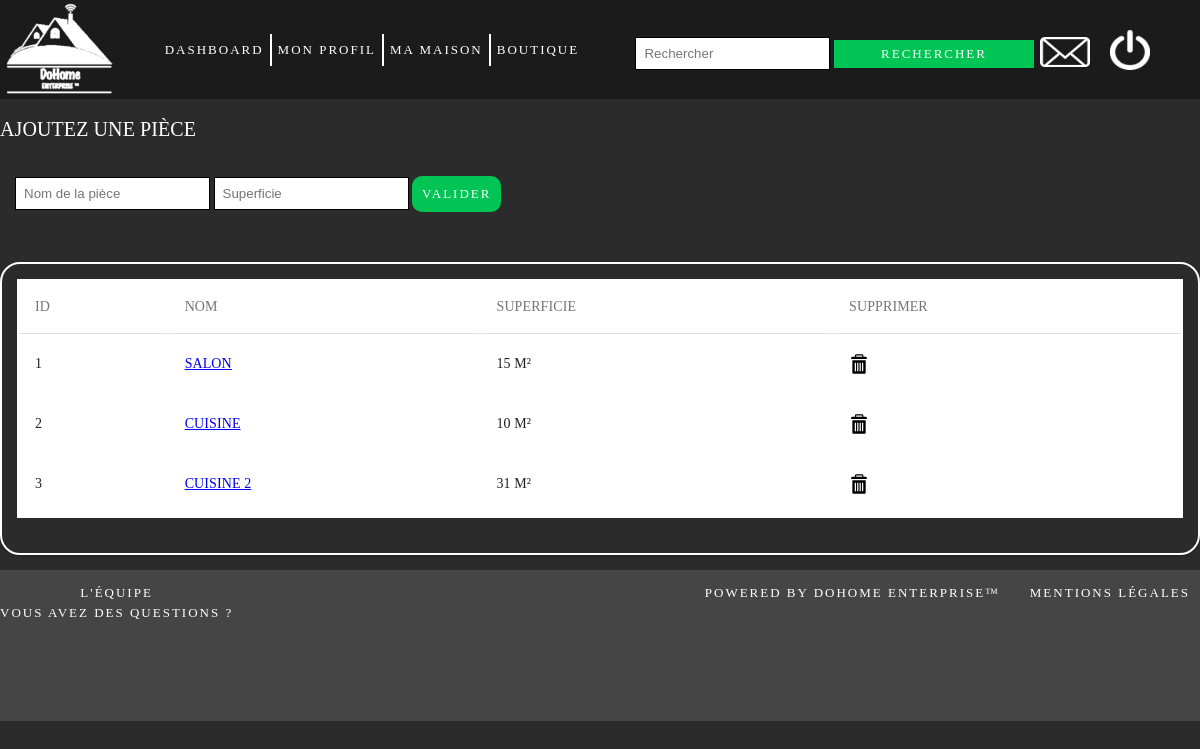
The page /controller/piece.php?maison=1 (signed in) on the database its author committed.
### tables this page shows
CREATE TABLE `pieces` (
  `ID_pieces` int(11) NOT NULL,
  `ID_Maison` int(11) NOT NULL,
  `Nom` text NOT NULL,
  `superficie` int(11) DEFAULT NULL
);

### modele/piece.php (called while the page is built, shortened)
<?php
function getPiecesfromMaison(PDO $dbh, $idmaison)
{
    $query = "SELECT ID_pieces,Nom, superficie FROM pieces WHERE ID_Maison =:idmaison";
    $sql = $dbh->prepare($query);
    $sql->execute(['idmaison' => $idmaison]);
    $data = $sql->fetchAll();
    return $data;
}

### vue/mes_pieces.php (the view, shortened to what this page needs)
<!DOCTYPE html>
<html lang="fr">
<head>
    <link rel="stylesheet" href="../css/maison.css"/>
    <link rel="stylesheet" href="../css/tableau.css"/>
</head>
<?php include("haut_de_page.php"); ?>
<body>
<br>
<intro>Ajoutez une pièce</intro>
<div class="connexion-inscription">
    <form method="POST" action="../controller/piece.php?maison=<?php echo $idmaison ?>">
        <input id="case" type="text" name="nom_piece" placeholder="Nom de la pièce" required/>
        <input id="case" type="text" name="superficie" placeholder="Superficie" required/>
        <input id="bouton4" type="submit" name="envoi" value="Valider"/>
    </form>
</div>
<br>
<div>
    <div class="table-responsive-vertical shadow-z-1">
        <table id="table" class="table table-hover table-mc-light-blue">
            <thead>
            <tr>
                <th>ID</th>
                <th>Nom</th>
                <th>Superficie</th>
                <th>Supprimer</th>
            </thead>
            <tbody>
            <?php
            foreach ($piece as $row) {
                ?>
                <tr>
                    <td data-title="ID"><?php echo $row['ID_pieces'] ?></td>
                    <td data-title="Nom">
                        <a href="../controller/piece.php?piece=<?php echo $row['ID_pieces'] ?>&maison=<?php echo $idmaison ?>"> <?php echo $row['Nom'] ?> </a>
                    </td>
                    <td data-title="Superficie"><?php echo $row['superficie'] ?> m²</td>
                    <td data-title="Supprimer"><a href="../controller/piece.php$suppr=<?php echo $row['ID_pieces'] ?>">
                            <img border="0" alt="supprimer" src="../vue/img/img_96165.svg" width="20" height="20">
                        </a></td>
                </tr>
                <?php
            }
            ?>
            </tbody>
        </table>
    </div>
</body>
<?php include("bas_de_page.php"); ?>
</html>

### css/maison.css (style rules this page uses)
intro { font-family: "PT Sans"; text-transform: uppercase; color: white; font-size: 20px; }
#bouton4 { width: auto; font-family: "PT Sans"; text-transform: uppercase; letter-spacing: 2px; background-color: #00c555; color: white; border-radius: 10px; border: 2px solid #00c555; font-size: 13px; padding:8px; }

### css/tableau.css (style rules this page uses)
.table-responsive-vertical { border-radius: 20px; width: auto; height: auto; border: 2px solid white; padding: 15px; margin: 15px; text-align: center; horizontal-align: middle; overflow: auto; margin-left: 0; margin-right: 0; font-family: "PT Sans"; text-transform: uppercase; }
#case { border: 1px solid black; padding: 8px; }
.connexion-inscription { margin:15px; }
*, *:after, *:before { -webkit-box-sizing: border-box; -moz-box-sizing: border-box; box-sizing: border-box; }
html, body { position: relative; min-height: 100%; height: 100%; }
html { position: relative; overflow-x: hidden; padding: 0; min-height: 100%; font-size: 62.5%; }
body { font-family: 'RobotoDraft', 'Roboto', 'Helvetica Neue, Helvetica, Arial', sans-serif; font-style: normal; font-weight: 300; font-size: 1.4rem; line-height: 2rem; letter-spacing: 0.01rem; color: #212121; background-color: #f5f5f5; -webkit-font-smoothing: antialiased; -moz-osx-font-smoothing: grayscale; text-rendering: optimizeLegibility; }
.shadow-z-1 { -webkit-box-shadow: 0 1px 3px 0 rgba(0, 0, 0, 0.12), 0 1px 2px 0 rgba(0, 0, 0, 0.24); -moz-box-shadow: 0 1px 3px 0 rgba(0, 0, 0, 0.12), 0 1px 2px 0 rgba(0, 0, 0, 0.24); box-shadow: 0 1px 3px 0 rgba(0, 0, 0, 0.12), 0 1px 2px 0 rgba(0, 0, 0, 0.24); }
.table { width: 100%; max-width: 100%; margin-bottom: 2rem; background-color: #fff; }
.table > thead > tr, .table > tbody > tr, .table > tfoot > tr { -webkit-transition: all 0.3s ease; -o-transition: all 0.3s ease; transition: all 0.3s ease; }
.table > thead > tr > th, .table > tbody > tr > th, .table > tfoot > tr > th, .table > thead > tr > td, .table > tbody > tr > td, .table > tfoot > tr > td { text-align: left; padding: 1.6rem; vertical-align: top; border-top: 0; -webkit-transition: all 0.3s ease; -o-transition: all 0.3s ease; transition: all 0.3s ease; }
.table > thead > tr > th { font-weight: 400; color: #757575; vertical-align: bottom; border-bottom: 1px solid rgba(0, 0, 0, 0.12); }
.table > caption + thead > tr:first-child > th, .table > colgroup + thead > tr:first-child > th, .table > thead:first-child > tr:first-child > th, .table > caption + thead > tr:first-child > td, .table > colgroup + thead > tr:first-child > td, .table > thead:first-child > tr:first-child > td { border-top: 0; }

### css/haut_bas_de_page.css (style rules this page uses)
body { background-size: cover; background-image: linear-gradient(to bottom right, #2b2b2b, #2b2b2b); margin: 0; height: auto; width: 100%; }

### rows shown on the page
pieces: ID_pieces "1", Nom "SALON", superficie "15"
pieces: ID_pieces "2", Nom "CUISINE", superficie "10"
pieces: ID_pieces "3", Nom "CUISINE 2", superficie "31"
